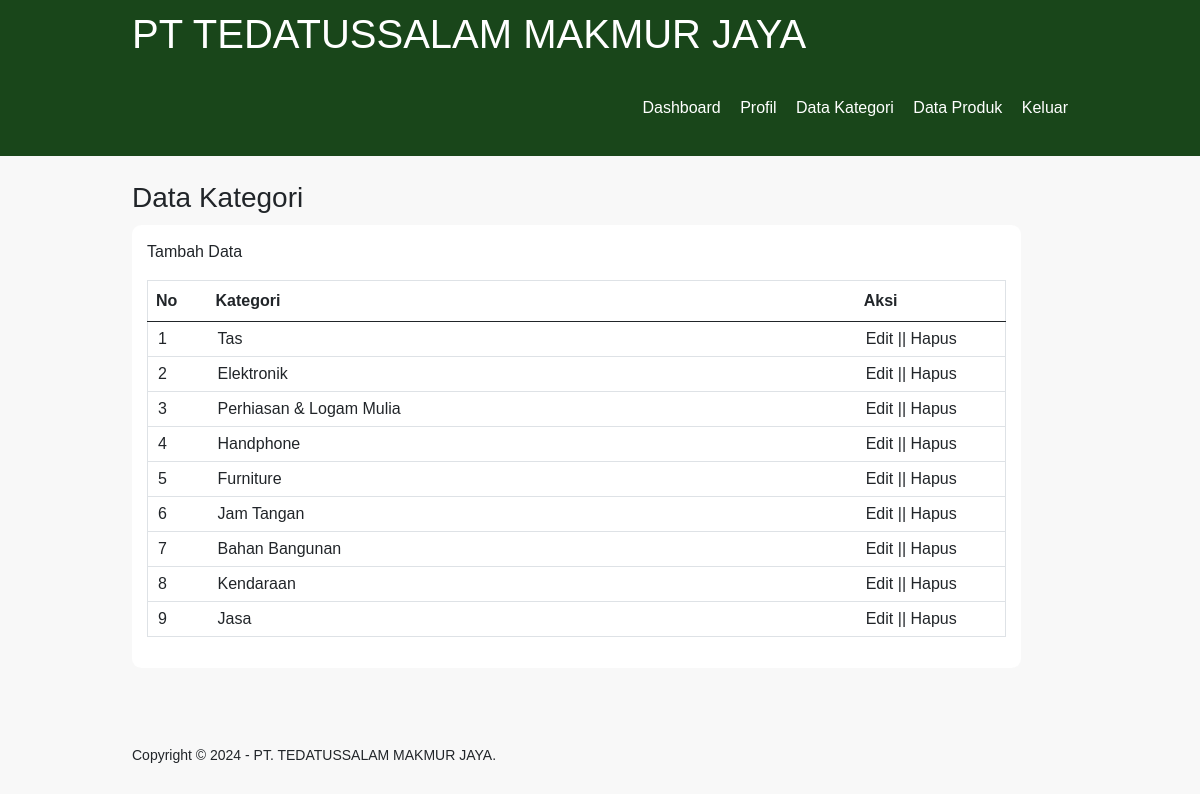
/data-kategori.php (signed in), run on the app's committed database.
### tables this page shows
CREATE TABLE `tb_category` (
  `category_id` int(11) NOT NULL,
  `category_name` varchar(25) NOT NULL
);

### data-kategori.php (the view, shortened to what this page needs)
<?php
	include 'db.php';
?>
<!DOCTYPE html>
<html>
<head>
    <link rel="stylesheet" href="https://cdnjs.cloudflare.com/ajax/libs/font-awesome/6.2.0/css/all.min.css">
    <link href="https://cdn.jsdelivr.net/npm/bootstrap@5.0.2/dist/css/bootstrap.min.css" rel="stylesheet">
	<link rel="stylesheet" href="style.css">
</head>
<body>
	<header>
		<div class="container">
			<h1>PT TEDATUSSALAM MAKMUR JAYA</h1>
			<ul>
				<li><a href="dashboard.php">Dashboard</a></li>
				<li><a href="profil.php">Profil</a></li>
				<li><a href="data-kategori.php">Data Kategori</a></li>
				<li><a href="data-produk.php">Data Produk</a></li>
				<li><a href="keluar.php">Keluar</a></li>
			</ul>
		</div>
	</header>
	<div class="section">
		<div class="container">
			<h3>Data Kategori</h3>
			<div class="box">
				<p><a href="tambah-kategori.php">Tambah Data</a></p>
				<table border="1" cellspacing="0" class="table">
					<thead>
						<tr>
							<th width="60px">No</th>
							<th>Kategori</th>
							<th width="150px">Aksi</th>
						</tr>
					</thead>
					<tbody>
						<?php
							$no = 1;
							$kategori = mysqli_query($conn, "SELECT * FROM tb_category ORDER BY category_id DESC");
							if(mysqli_num_rows($kategori) > 0){
							while($row = mysqli_fetch_array($kategori)){
						?>
						<tr>
							<td><?php echo $no++ ?></td>
							<td><?php echo $row['category_name'] ?></td>
							<td>
								<a href="edit-kategori.php?id=<?php echo $row['category_id'] ?>">Edit</a> || <a href="proses-hapus.php?idk=<?php echo $row['category_id'] ?>" onclick="return confirm('Yakin ingin hapus ?')">Hapus</a>
							</td>
						</tr>
						<?php }}else{ ?>
							<tr>
								<td colspan="3">Tidak ada data</td>
							</tr>
						<?php } ?>
					</tbody>
				</table>
			</div>
		</div>
	</div>
	<footer>
		<div class="container">
			<small>Copyright &copy; 2024 - PT. TEDATUSSALAM MAKMUR JAYA.</small>
		</div>
	</footer>
</body>
</html>

### style.css (style rules this page uses)
* { padding:0; margin:0; font-family: 'Quicksand', sans-serif; }
body { background-color: #f8f8f8; }
a { color: inherit; text-decoration: none; }
header { background-color: #19461A; color: #fff; }
header h1 { float: left; padding:10px 0; }
header ul { float: right; }
header ul li { display: inline-block; }
header ul li a { padding:20px 0 20px 15px; display: inline-block; }
footer { padding:25px 0; }
.container { font-size: 16px; font-family: 'Roboto Slab', serif; width: 80%; margin:0 auto; overflow: hidden; }
.container:after { content: ''; display: block; clear: both; }
.section { padding:25px 0; }
.box { background-color: #fff; padding:15px; box-sizing: border-box; margin:10px 0 25px 0; width: 95%; max-height: calc(89% - .8rem); overflow: hidden; border-radius: .6rem; overflow: auto; }
.box:after { content: ''; display: block; clear: both; }
.table { width: 100%; border-collapse: collapse; }
.table tr { height: 30px; }
.table tr td { padding:5px 10px; }

### data on the page
tb_category: category_name "Tas"
tb_category: category_name "Elektronik"
tb_category: category_name "Perhiasan & Logam Mulia"
tb_category: category_name "Handphone"
tb_category: category_name "Furniture"
tb_category: category_name "Jam Tangan"
tb_category: category_name "Bahan Bangunan"
tb_category: category_name "Kendaraan"
tb_category: category_name "Jasa"
